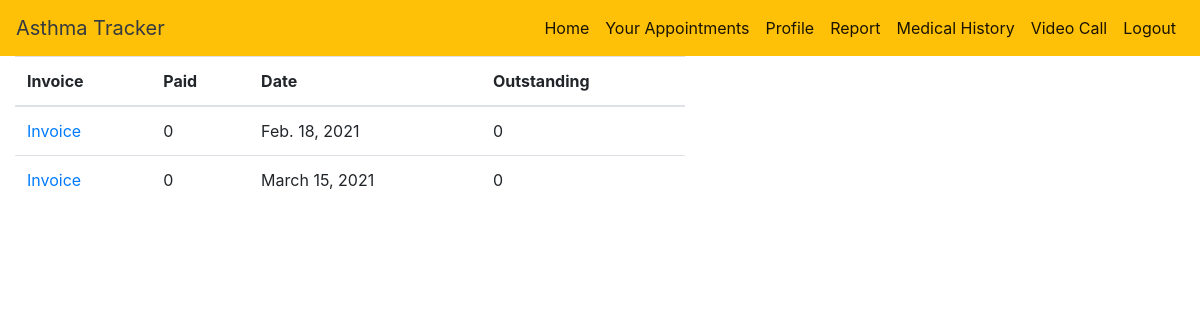
The page /patient_invoice/ (signed in) on the database its author committed.
### DOCTOR/models.py (models this page shows)
class Prescription(models.Model):
    prescription = models.CharField(max_length=200)
    symptoms = models.CharField(max_length=200)
    patient = models.ForeignKey(Patient, on_delete=models.CASCADE, unique=False)
    doctor = models.ForeignKey(Doctor, on_delete=models.CASCADE, unique=False)
    appointment = models.ForeignKey('COMMON_APP.Appointment', on_delete=models.CASCADE, unique=False)
    prescripted_date = models.DateField(auto_now=True)
    outstanding = models.IntegerField(default=0)
    paid = models.IntegerField(default=0)
    total = models.IntegerField(default=0)

### COMMON_APP/views.py (the view)
# urls.py: path('patient_invoice/', patient_invoice, name='patient_invoice'),
def patient_invoice(request):
    status = False
    if request.user:
        status = request.user
    user_id = User.objects.get(username=request.user)
    p = Patient.objects.get(username=user_id)
    data = Prescription.objects.filter(patient=p)
    return render(request, 'patient_invoice.html', {'data': data, 'user': 'P', 'status': status})

### templates/patient_invoice.html (shortened to what this page needs)
<!DOCTYPE html>
<html>
<head>
    <link rel="stylesheet" href="https://stackpath.bootstrapcdn.com/bootstrap/4.5.0/css/bootstrap.min.css">
</head>
<body>
    {% include "nav.html" %}
    <div class="col-sm-7">
        <table class="table">
            <thead>
            <tr>
                <th scope="col">Invoice</th>
                <th scope="col">Paid</th>
                <th scope="col">Date</th>
                <th scope="col">Outstanding</th>
            </tr>
            </thead>
            <tbody>
            {% for data in data %}
            <tr>
                <td><a href="{% url 'get_pdf' id=data.id %}">Invoice</a></td>
                <td> {{ data.paid }}</td>
                <td> {{ data.prescripted_date }}</td>
                <td> {{ data.outstanding }}</td>
            </tr>
            {% endfor %}
            </tbody>
        </table>
    </div>
</body>
</html>

### rows shown on the page
Prescription: paid "0", prescripted_date "Feb. 18, 2021", outstanding "0"
Prescription: paid "0", prescripted_date "March 15, 2021", outstanding "0"
